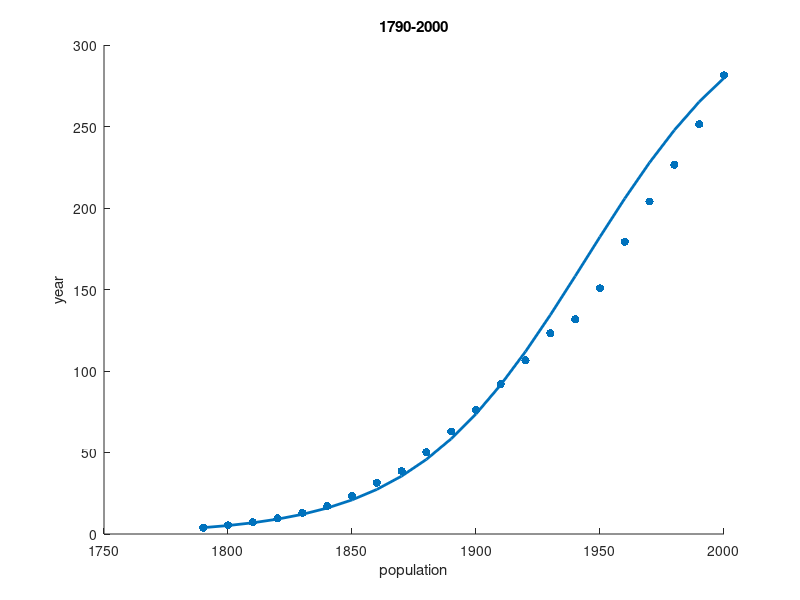

Write the MATLAB code that produced this figure.
clear;clc;
pop=[3.9, 5.3, 7.2, 9.6, 12.9, 17.1, 23.2, 31.4, 38.6, 50.2, 62.9, 76.0, ...
   92.0, 106.5, 123.2, 131.7, 150.7, 179.3, 204.0, 226.5, 251.4, 281.4];%population
year=0:length(pop)-1;
m=length(year);
cendpop=zeros(m,1);
cendpop(1)=(pop(2)-pop(1))/1;
for i=2:m-1
    cendpop(i)=(pop(i+1)-pop(i-1))/2;
end    
cendpop(m)=(pop(m)-pop(m-1))/1;
[a,b]=polyfit(pop,cendpop'./pop,1)
p8=-a(2)/a(1);
r=a(2);
p0=3.9;
scatter(year*10+1790,pop,'red','filled');
hold on;
pred=p8./(1+(p8/p0-1)*exp(-r*year));
plot(year*10+1790,pred,'LineWidth',2);
xlabel('population');
ylabel('year');
title('1790-2000');
pred1=p8./(1+(p8/p0-1)*exp(-r*21))
